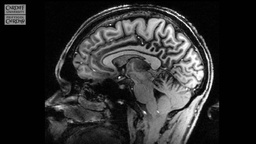
#> input picture 96131125_HW02/Images/Edge1.jpg, 256 x 144 px, shrunk from 1280 x 720 before the run, found by its file name
$ python problem-1.py
#> lines starting #> are read from the running program, lines starting #| are printed output that depends on the picture
import numpy as np
import cv2 as cv
import matplotlib.pyplot as plt


def convolution(img, filter):
    """
    Convolving an image by a filter
    :param img: input image, uint8
    :param filter: m*n filter with float values
    :return: result of convolving image
    """
    if filter.shape[0] % 2 == 0 or filter.shape[1] % 2 == 0:
        ValueError('Filter size should be odd')
    # size of filter
    m, n = filter.shape

    # rotating filter 180 degree
    filter_90_r = np.array(list(zip(*filter[::-1])))
    filter_r = np.array(list(zip(*filter_90_r[::-1])))

    img = np.float32(img)

    # allocate an image for output
    img_out = np.zeros(shape=img.shape, dtype=np.float32)

    # pad image with zero
    img_pad = np.pad(array=img, pad_width=[(m//2,m//2),(n//2,n//2)], mode='constant', constant_values=0)

    #print(img_out.shape, img_pad.shape)
    # convolving
    p = 0
    q = 0
    for i in range(m//2, img_pad.shape[0]-(m//2)):
        for j in range(n // 2, img_pad.shape[1] - (n // 2)):
            #print(i,j, '---', p, q)
            # put filter on position i,j
            neighbour_hood = img_pad[i-(m//2):i+(m//2)+1, j-(n//2):j+(n//2)+1]

            # point-wise multiplication
            multi_neig = np.multiply(neighbour_hood, filter_r)

            # sum of products
            sum_neig = np.sum(np.sum(multi_neig))

            img_out[p, q] = sum_neig

            q = q + 1
        q = 0
        p = p + 1

    #return np.uint8(img_out)
    return img_out

# read image
img = cv.imread(filename='.\\Images\\Edge1.jpg', flags=cv.IMREAD_GRAYSCALE)
#> img is the input picture: shape (144, 256); min 0, max 255, mean 45.9

sobel_3 = np.array([[-1,-2,-1],[0,0,0],[1,2,1]])
sobel_5 = np.array([[-5,-4,0,4,5],[-8,-10,0,10,8],[-10,-20,0,20,10],[-8,-10,0,10,8],[-5,-4,0,4,5]])
sobel_7 = np.array([[-3/18,-2/13,-1/10,0,1/10,2/13,3/18],[-3/13,-2/8,-1/5,0,1/5,2/8,3/13],
                    [-3/10,-2/5,-1/2,0,1/2,2/5,3/10],[-3/9,-2/4,-1/1,0,1/1,2/4,3/9],
                    [-3/10,-2/5,-1/2,0,1/2,2/5,3/10],[-3/13,-2/8,-1/5,0,1/5,2/8,3/13],
                    [-3/18,-2/13,-1/10,0,1/10,2/13,3/18]])
sobel_9 = np.array([[-4/32,-3/25,-2/20,-1/17,0/16,1/17,2/20,3/25,4/32],[-4/25,-3/18,-2/13,-1/10,0/9,1/10,2/13,3/18,4/25],
                    [-4/20,-3/13,-2/8,-1/5,0/4,1/5,2/8,3/13,4/20],[-4/17,-3/10,-2/5,-1/2,0/1,1/2,2/5,3/10,4/17],
                    [-4/16,-3/9,-2/4,-1/1,0,1/1,2/4,3/9,4/16],[-4/17,-3/10,-2/5,-1/2,0/1,1/2,2/5,3/10,4/17],
                    [-4/20,-3/13,-2/8,-1/5,0/4,1/5,2/8,3/13,4/20],[-4/25,-3/18,-2/13,-1/10,0/9,1/10,2/13,3/18,4/25],
                    [-4/32,-3/25,-2/20,-1/17,0/16,1/17,2/20,3/25,4/32]])

sobels = [sobel_3, sobel_5, sobel_7, sobel_9]
sobels_size = [3,5,7,9]

image_mags = []

# apply filters on image
for id, sobel in enumerate(sobels):
    # convolving sobel
    sobel_img_x = convolution(img=img, filter=sobel)
    sobel_img_y = convolution(img=img, filter=sobel.transpose())

    fig = plt.figure(figsize=(8, 8))
    plt.title('size {}'.format(sobels_size[id]))
    ax = plt.subplot(2,2,1)
    plt.imshow(img, cmap='gray')
    plt.gca().axes.get_xaxis().set_visible(False)
    plt.gca().axes.get_yaxis().set_visible(False)
    ax.set_title('Input Image')

    ax = plt.subplot(2, 2, 2)
    plt.imshow(sobel_img_x, cmap='gray')
    plt.gca().axes.get_xaxis().set_visible(False)
    plt.gca().axes.get_yaxis().set_visible(False)
    ax.set_title('Sobel_X {}*{}'.format(sobels_size[id], sobels_size[id]))

    ax = plt.subplot(2, 2, 4)
    plt.imshow(sobel_img_y, cmap='gray')
    plt.gca().axes.get_xaxis().set_visible(False)
    plt.gca().axes.get_yaxis().set_visible(False)
    ax.set_title('Sobel_Y {}*{}'.format(sobels_size[id], sobels_size[id]))

    ax = plt.subplot(2, 2, 3)
    # magnitude
    img_mag = np.sqrt(np.float32(sobel_img_x)**2 + np.float32(sobel_img_y)**2)
    image_mags.append(img_mag)
    plt.imshow(img_mag, cmap='gray')
    plt.gca().axes.get_xaxis().set_visible(False)
    plt.gca().axes.get_yaxis().set_visible(False)
    ax.set_title('Sobel Magnitude {}*{}'.format(sobels_size[id], sobels_size[id]))
#> this loop made 4 passes
#> pass 1, in convolution, `img_pad = np.pad(array=img, pad_width=[(m//2,m//2),(n//2,n//2)], mode=..`:
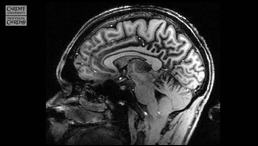
#> img_pad: shape (146, 258) float32; min 0, max 255, mean 44.9
#> pass 1, `sobel_img_x = convolution(img=img, filter=sobel)`:
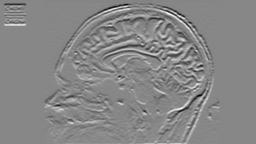
#> sobel_img_x: shape (144, 256) float32; min -900, max 798, mean -0.6; drawn with min black and max white
#> pass 1, `sobel_img_y = convolution(img=img, filter=sobel.transpose())`:
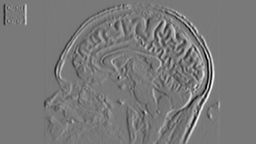
#> sobel_img_y: shape (144, 256) float32; min -874, max 962, mean 0; drawn with min black and max white
#> after the loop:
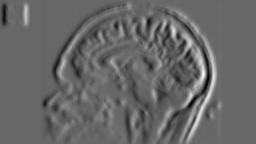
#> sobel_img_x: shape (144, 256) float32; min -1229.4, max 1791.6, mean 0; drawn with min black and max white
#> after the loop:
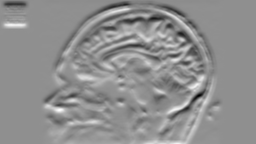
#> sobel_img_y: shape (144, 256) float32; min -1504.1, max 1161.1, mean -2.8; drawn with min black and max white
#> after the loop, image_mags = 4 items

fig = plt.figure()
for i in range(1, 5):
    ax = plt.subplot(2, 2, i)
    plt.imshow(image_mags[i-1], cmap='gray')
    plt.gca().axes.get_xaxis().set_visible(False)
    plt.gca().axes.get_yaxis().set_visible(False)
    ax.set_title('Sobel Magnitude {}*{}'.format(sobels_size[i-1], sobels_size[i-1]))


plt.show()
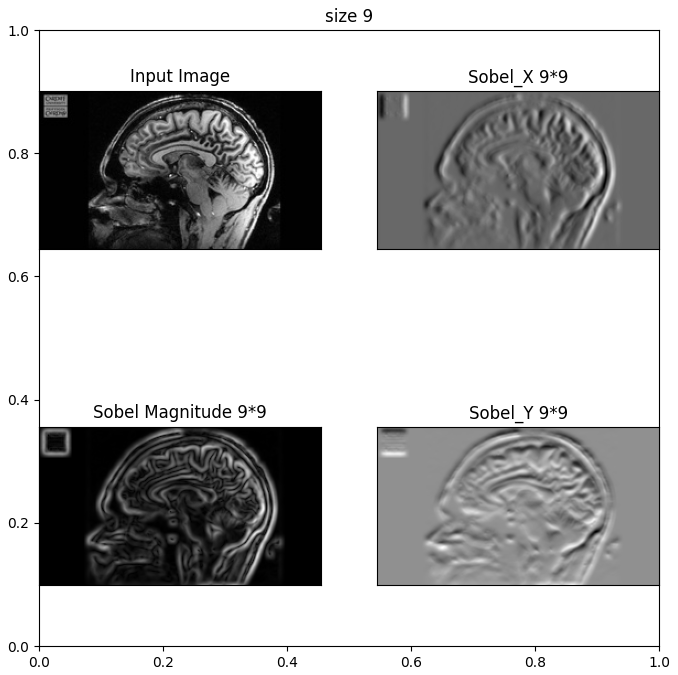
#> figure drawn by matplotlib, 4 panels
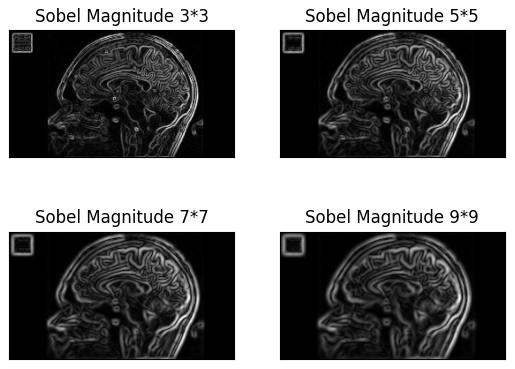
#> figure drawn by matplotlib, 4 panels

# Explanation about sobel with different sized
# https://stackoverflow.com/questions/9567882/sobel-filter-kernel-of-large-size/41065243#41065243

$ run again, with 96131125_HW02/Images/Edge2.jpg copied over 96131125_HW02/Images/Edge1.jpg
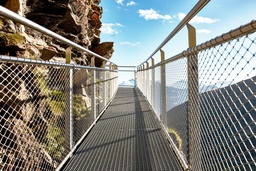
#> input picture 96131125_HW02/Images/Edge2.jpg, 256 x 171 px, shrunk from 1600 x 1066 before the run, found by its file name
#> the loop `for id, sobel in enumerate(sobels):` made 4 passes
#> after the loop `for id, sobel in enumerate(sobels):`:
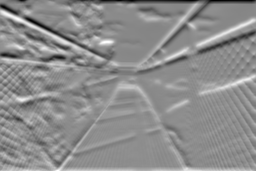
#> sobel_img_y: shape (171, 256) float32; min -1824.9, max 1487, mean 5.5; drawn with min black and max white
#> after the loop `for id, sobel in enumerate(sobels):`: image_mags = 4 items
#> `plt.show()`:
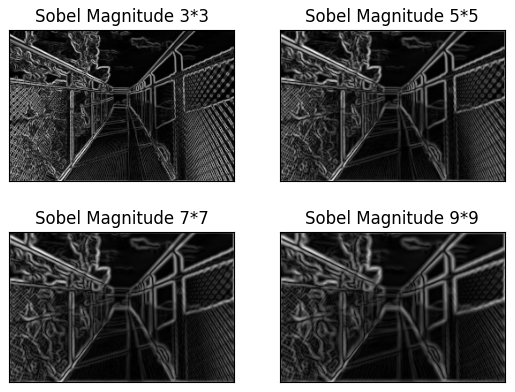
#> figure drawn by matplotlib, 4 panels
